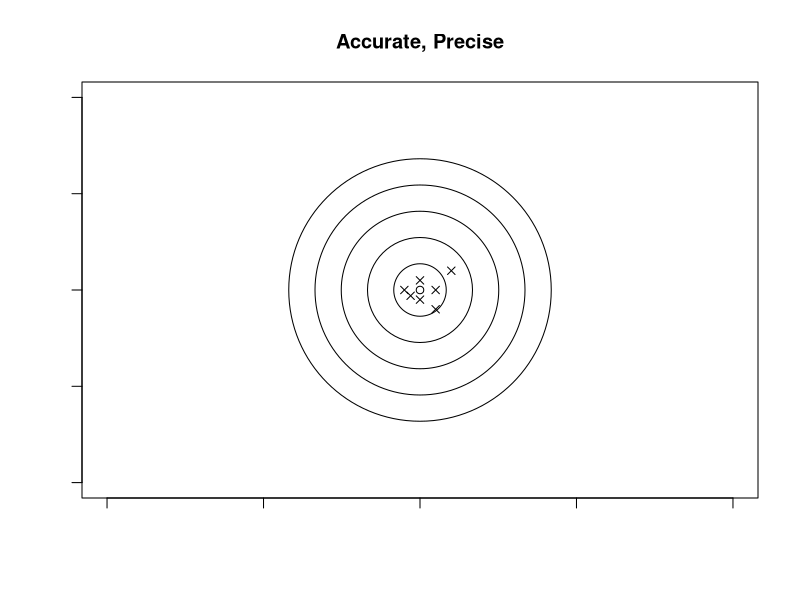
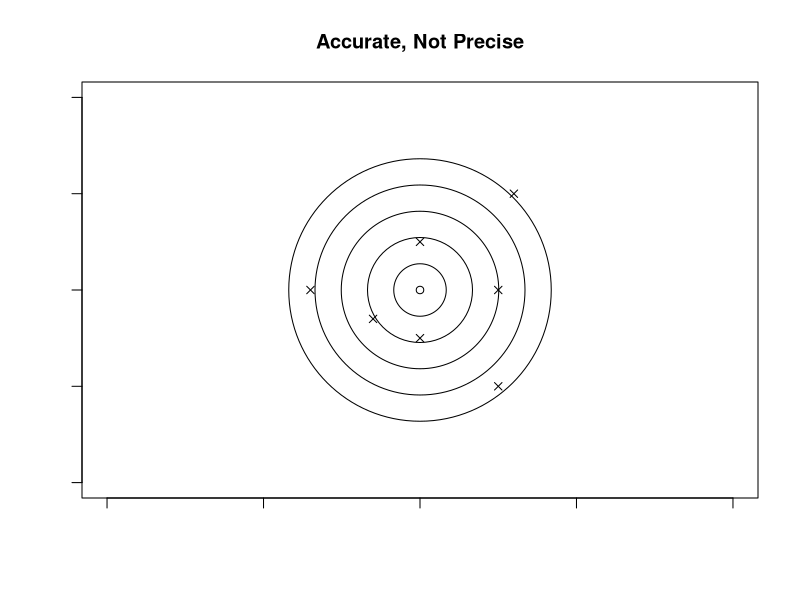
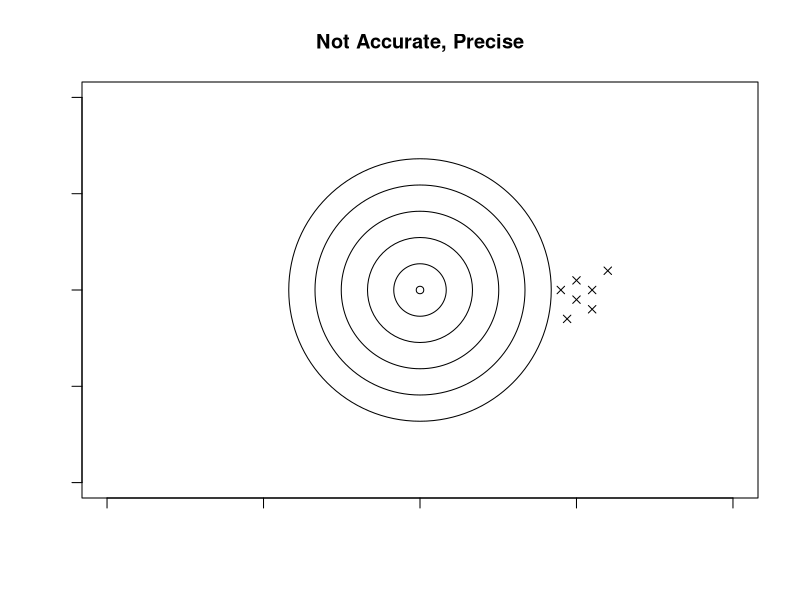
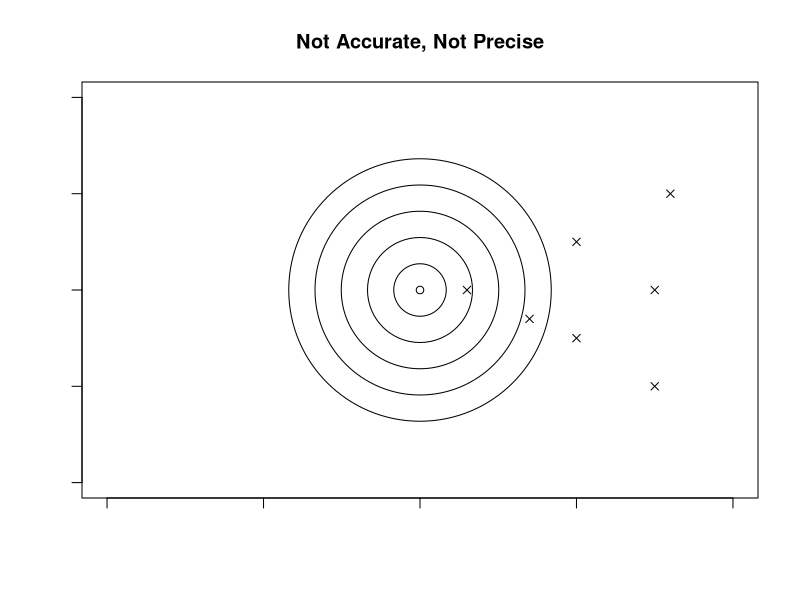

These charts were generated, in order, by the following R code:
## ---- chunk 1
titles <- c("Accurate, Precise",
            "Accurate, Not Precise",
            "Not Accurate, Precise",
            "Not Accurate, Not Precise")
for(j in 1:4){
  plot(x = 0,
       y = 0,
       axes = FALSE,
       frame.plot = TRUE,
       xlab = "",
       ylab = "",
       main = titles[j])
  Axis(side = 1,
       labels = FALSE)
  Axis(side = 2,
       labels = FALSE)
  for(i in 1:5){
    points(x = 0,
           y = 0,
           cex = 7 * i)
  }
  if(j == 1){
    points(x = c(0.1,0,0.05,0,-0.05,0.05,-0.03),
           y = c(0.1,0.05,-0.1,-0.05,0,0,-0.03),
           pch = 4)
  } else if(j == 2){
    points(x = c(0.3,0,0.25,0,-0.35,0.25,-0.15),
           y = c(0.5,0.25,-0.5,-0.25,0,0,-0.15),
           pch = 4)
  } else if(j == 3){
    points(x = c(0.6,0.5,0.55,0.5,0.45,0.55,0.47),
           y = c(0.1,0.05,-0.1,-0.05,0,0,-0.15),
           pch = 4)
  } else if(j == 4){
    points(x = c(0.8,0.5,0.75,0.5,0.15,0.75,0.35),
           y = c(0.5,0.25,-0.5,-0.25,0,0,-0.15),
           pch = 4)
  }
}
